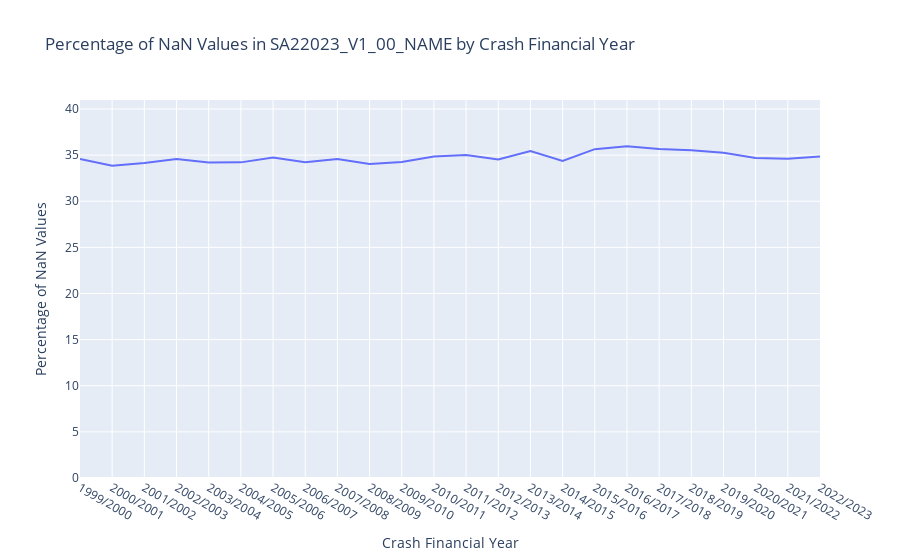

Notebook source saved alongside this figure:
### Code cell
# Percentage of NaN values in SA22023_V1_00_NAME in each crash year

filtered_df = cas_mesh_df[['OBJECTID','SA22023_V1_00','crashFinancialYear']]
nan_percentage = filtered_df.groupby('crashFinancialYear')['SA22023_V1_00'].apply(lambda x: x.isna().mean() * 100).reset_index(name='NaN_Percentage_SA22023_V1_00')

fig = px.line(nan_percentage, x='crashFinancialYear', y='NaN_Percentage_SA22023_V1_00', 
              title='Percentage of NaN Values in SA22023_V1_00_NAME by Crash Financial Year', 
              labels={'crashFinancialYear': 'Crash Financial Year', 'NaN_Percentage_SA22023_V1_00': 'Percentage of NaN Values'})
fig.update_layout(yaxis=dict(range=[0, nan_percentage['NaN_Percentage_SA22023_V1_00'].max() + 5]))
fig.show()

### Figure 1 — Plotly figure (JSON) as saved in the notebook; plotly's stock layout.template omitted (floating-point values rounded to 4 significant figures)
{"data": [{"hovertemplate": "Crash Financial Year=%{x}<br>Percentage of NaN Values=%{y}<extra></extra>", "legendgroup": "", "line": {"color": "#636efa", "dash": "solid"}, "marker": {"symbol": "circle"}, "mode": "lines", "name": "", "orientation": "v", "showlegend": false, "type": "scatter", "x": ["1999/2000", "2000/2001", "2001/2002", "2002/2003", "2003/2004", "2004/2005", "2005/2006", "2006/2007", "2007/2008", "2008/2009", "2009/2010", "2010/2011", "2011/2012", "2012/2013", "2013/2014", "2014/2015", "2015/2016", "2016/2017", "2017/2018", "2018/2019", "2019/2020", "2020/2021", "2021/2022", "2022/2023"], "xaxis": "x", "y": [34.59, 33.84, 34.15, 34.59, 34.2, 34.21, 34.74, 34.24, 34.57, 34.04, 34.24, 34.84, 35.01, 34.53, 35.45, 34.38, 35.64, 35.97, 35.67, 35.53, 35.24, 34.69, 34.61, 34.86], "yaxis": "y"}], "layout": {"legend": {"tracegroupgap": 0}, "title": {"text": "Percentage of NaN Values in SA22023_V1_00_NAME by Crash Financial Year"}, "xaxis": {"anchor": "y", "domain": [0, 1], "title": {"text": "Crash Financial Year"}}, "yaxis": {"anchor": "x", "domain": [0, 1], "range": [0, 40.97], "title": {"text": "Percentage of NaN Values"}}}}
